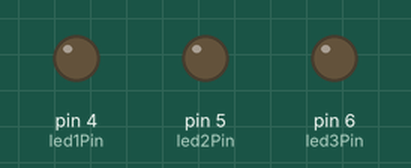
This sketch was run on a simulated Arduino Uno, built with avr-gcc and run on an emulated ATmega328P. Parts: output pins drawn as LEDs (lit = HIGH). Random numbers use the default seed unless the sketch sets one.

Above: at 0.05 s.
At 4.43 s:
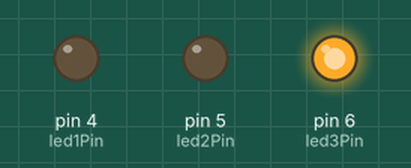
At 9.82 s:
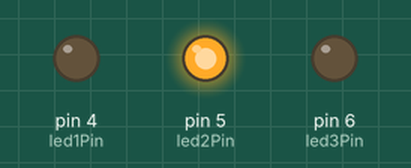
At 20.09 s:
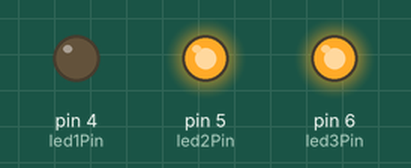
At 30.11 s:
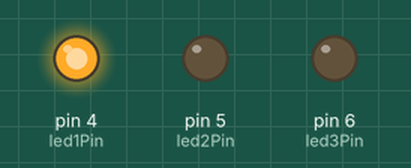
At 39.71 s:
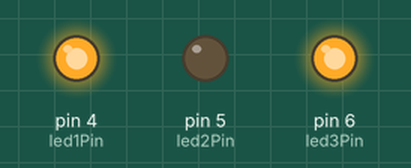
Timing chart, 0 to 40.0 s (numbered marks = the images above):
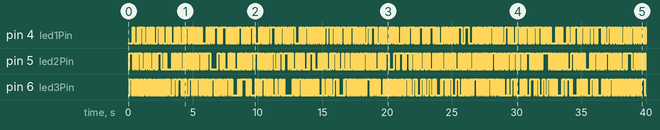

The sketch:

Src-Proyecto1.ino
```cpp
/*
  Proyecto 1. Encendido de LEDs aleatorio
  Autor: Iván V.R // IvanitiX
*/

// Asignar pines:
int led1Pin = 4;            // El numero del pin del LED1
int led2Pin = 5;            // El numero del pin del LED2
int led3Pin = 6;			// El numero del pin del LED2

void setup() {

  // Inicializa los pin de los LED como salida:

  pinMode(led1Pin, OUTPUT);
  pinMode(led2Pin, OUTPUT);
  pinMode(led3Pin, OUTPUT);

} //Final setup

void loop() {

  int aleatorio = random(0,7);

  switch(aleatorio){

  case 0: //Los tres LED apagados

  	digitalWrite(led1Pin, LOW);
  	digitalWrite(led2Pin, LOW);
  	digitalWrite(led3Pin, LOW);
  	delay(50);
  	break;

  case 1: //El LED1 encendido y el resto apagados

  	digitalWrite(led1Pin, HIGH);
  	digitalWrite(led2Pin, LOW);
  	digitalWrite(led3Pin, LOW);
  	delay(50);
  	break;

  case 2: //El LED2 encendido y el resto apagados

  	digitalWrite(led1Pin, LOW);
  	digitalWrite(led2Pin, HIGH);
  	digitalWrite(led3Pin, LOW);
  	delay(50);
  	break;

  case 3: //El LED3 encendido y el resto apagados

  	digitalWrite(led1Pin, LOW);
  	digitalWrite(led2Pin, LOW);
  	digitalWrite(led3Pin, HIGH);
  	delay(50);
  	break;

  case 4: //Los LED1 y LED2 encendidos y el otro apagado

  	digitalWrite(led1Pin, HIGH);
  	digitalWrite(led2Pin, HIGH);
  	digitalWrite(led3Pin, LOW);
  	delay(50);
  	break;

  case 5: //Los LED1 y LED3 encendidos y el otro apagado

digitalWrite(led1Pin, HIGH);
digitalWrite(led2Pin, LOW);
digitalWrite(led3Pin, HIGH);
delay(50);
break;

  case 6: //Los LED2 y LED3 encendidos y el otro apagado

  	digitalWrite(led1Pin, LOW);
  	digitalWrite(led2Pin, HIGH);
  	digitalWrite(led3Pin, HIGH);
  	delay(50);
  	break;

  case 7: //Los tres LED encendidos

  	digitalWrite(led1Pin, HIGH);
  	digitalWrite(led2Pin, HIGH);
  	digitalWrite(led3Pin, HIGH);
  	delay(50);
  	break;

  } //Final switch

} //Final loop
```
